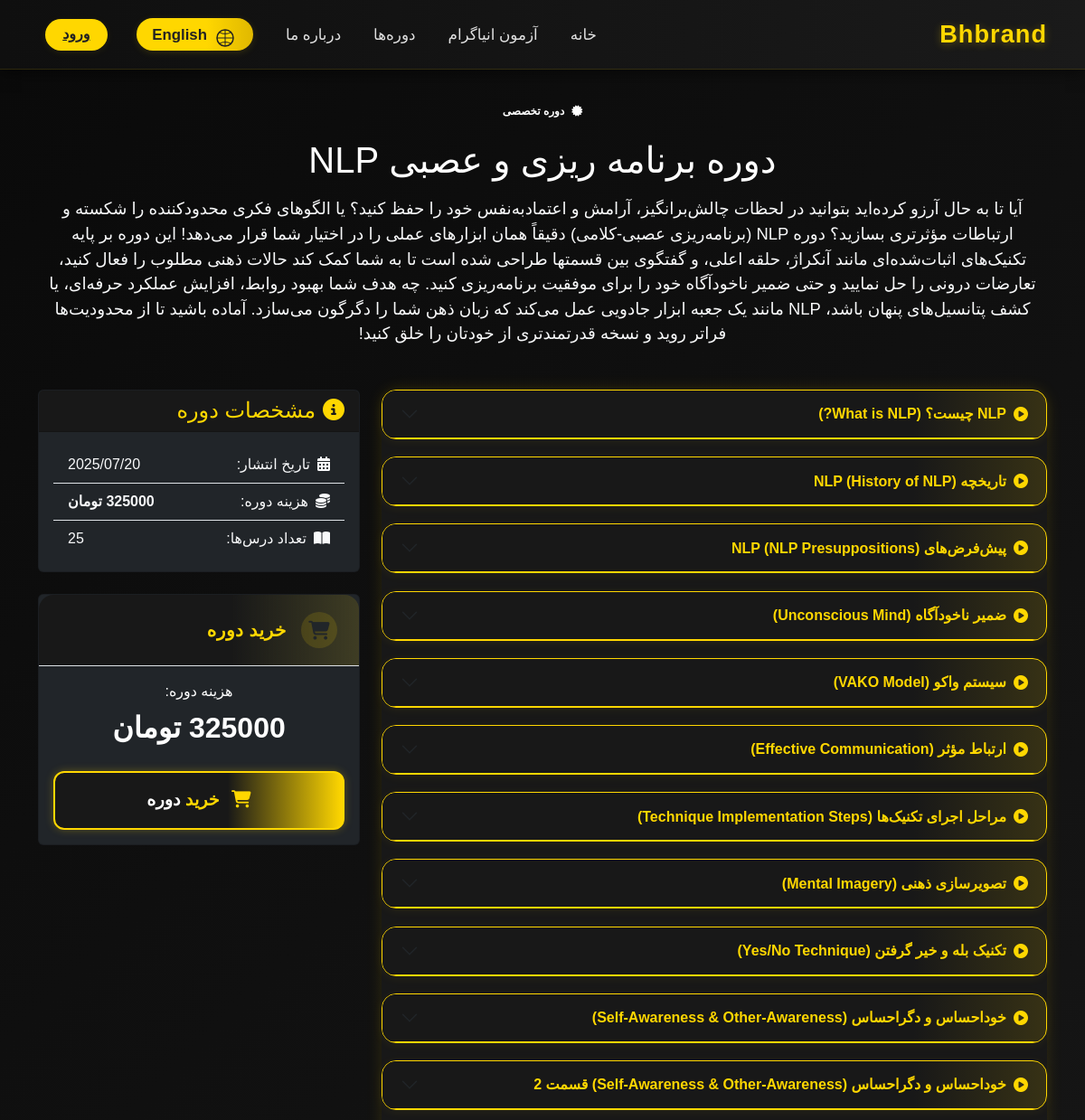
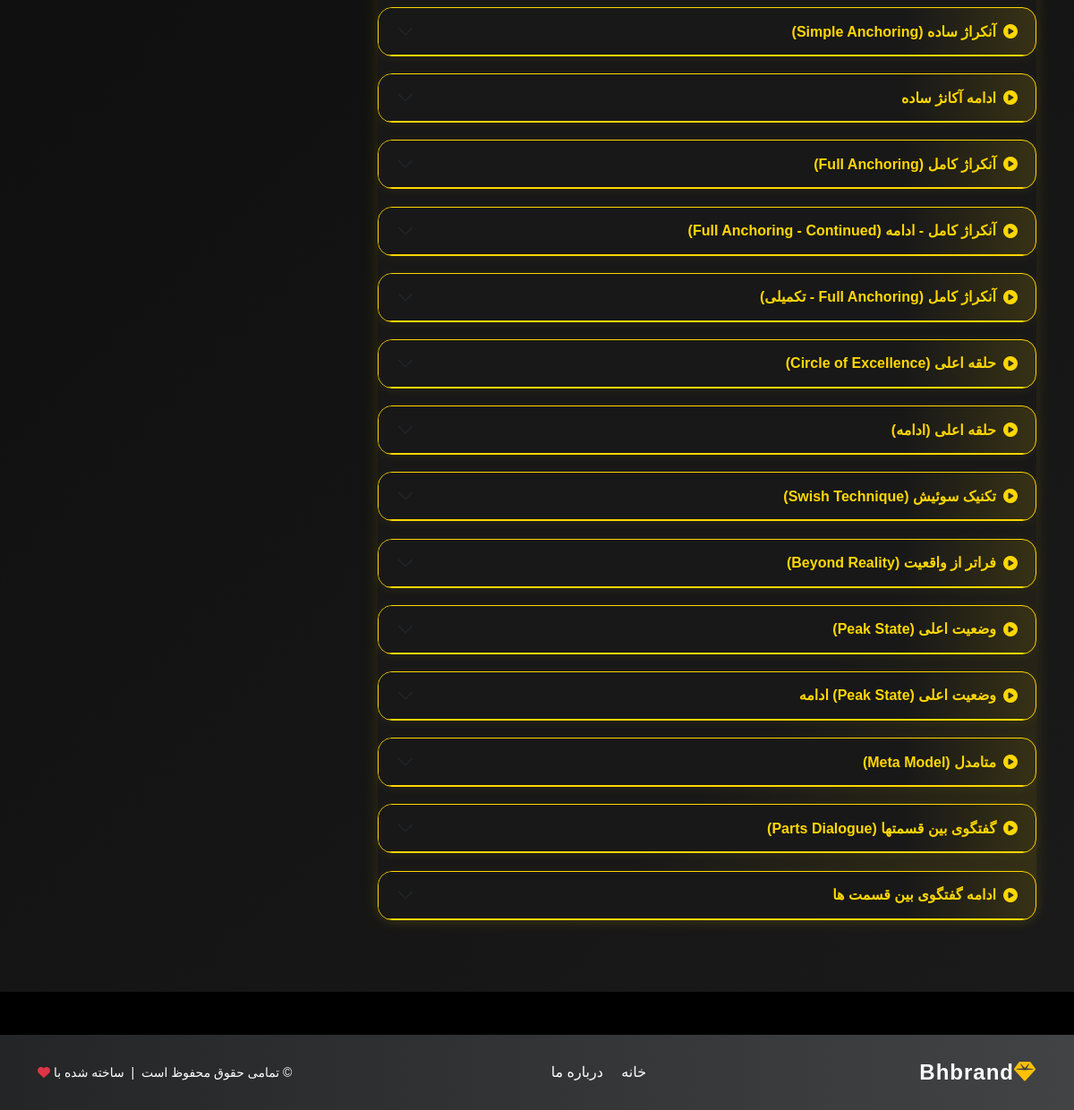
The page /fa/courses/1/ on the database its author committed (2 pictures, top to bottom).
### courses/models.py (models this page shows, shortened)
class Course(models.Model):
    title = models.CharField(max_length=200, verbose_name="عنوان")
    description = models.TextField(verbose_name="توضیحات")
    image = models.ImageField(upload_to='course_images/', null=True, blank=True, verbose_name="تصویر")
    price = models.DecimalField(max_digits=10, decimal_places=0, verbose_name="قیمت")
    created_at = models.DateTimeField(auto_now_add=True, verbose_name="تاریخ ایجاد")
    class Meta:
        verbose_name = "دوره"
        verbose_name_plural = "دوره‌ها"
        ordering = ['-created_at']

class Lesson(models.Model):
    course = models.ForeignKey(Course, related_name='lessons', on_delete=models.CASCADE, verbose_name="دوره")
    title = models.CharField(max_length=200, verbose_name="عنوان درس")
    description = models.TextField(blank=True, verbose_name="توضیحات درس")
    video_url = models.URLField(blank=True, verbose_name="لینک ویدیو (اختیاری)")
    video_file = models.FileField(upload_to='lesson_videos/', blank=True, null=True, verbose_name="فایل ویدیو")
    attachment = models.FileField(upload_to='lesson_attachments/', blank=True, null=True, verbose_name="فایل ضمیمه")
    order = models.PositiveIntegerField(default=0, verbose_name="ترتیب")
    class Meta:
        ordering = ['order']
        verbose_name = "درس"
        verbose_name_plural = "درس‌ها"

### courses/views.py (the view)
# urls.py: path('courses/<int:course_id>/', views.course_detail, name='course_detail'),
def course_detail(request, course_id):
    course = get_object_or_404(Course, id=course_id)
    has_access = False
    if request.user.is_authenticated:
        has_access = UserCourse.objects.filter(user=request.user, course=course).exists()
    return render(request, 'courses/course_detail.html', {
        'course': course,
        'has_access': has_access,
        'title': course.title,
        'detail_message': _("شما به این دوره دسترسی دارید.") if has_access else _("برای دسترسی به محتوای این دوره باید آن را خریداری کنید."),
    })

### courses/templates/courses/course_detail.html (shortened to what this page needs)
{% extends 'base.html' %}
{% load static %}
{% load i18n %}
{% block content %}
<section class="course-detail-section" style="background: linear-gradient(135deg, #0a0a0a 0%, #1a1a1a 100%); min-height: 100vh; padding: 2rem 0;">
  <div class="container">
    <div class="course-header mb-5 text-center">
      <div class="course-badge mb-3">
        <span class="badge bg-gold text-white px-4 py-2 rounded-pill fw-bold">
          <i class="fas fa-certificate me-2"></i>{% trans "دوره تخصصی" %}
        </span>
      </div>
      <h1 class="course-title mb-3" style="color: #fff;">{{ course.title }}</h1>
      <p class="course-subtitle mb-4" style="color: #f8f9fa; font-size: 1.15rem;">{{ course.description }}</p>
    </div>
    <div class="row">
      <div class="col-lg-8">
        <div class="course-lessons mb-5">
          <div class="accordion bg-blackgold" id="lessonsAccordion">
            {% for lesson in course.lessons.all %}
            <div class="accordion-item bg-blackgold">
              <h3 class="accordion-header" id="heading{{ forloop.counter }}">
                <button
                  class="accordion-button collapsed bg-blackgold"
                  type="button"
                  data-bs-toggle="collapse"
                  data-bs-target="#collapse{{ forloop.counter }}"
                  aria-expanded="false"
                  aria-controls="collapse{{ forloop.counter }}"
                  style="border-bottom: 1.5px solid #FFD700;"
                >
                  <i class="fas fa-play-circle me-2"></i> {{ lesson.title }}
                </button>
              </h3>
            </div>
            {% endfor %}
          </div>
        </div>
      </div>
      <div class="col-lg-4">
        <div class="course-sidebar sticky-top" style="top: 20px;">
          <div class="card bg-dark border-gold mb-4">
            <div class="card-header" style="background-color: #181818; color: #FFD700;">
              <h4 class="mb-0" style="color: #FFD700;">
                <i class="fas fa-info-circle me-2"></i>مشخصات دوره
              </h4>
            </div>
            <div class="card-body">
              <ul class="list-group list-group-flush">
                <li class="list-group-item bg-dark text-light border-gold d-flex justify-content-between">
                  <span><i class="fas fa-calendar-alt text-gold me-2"></i>تاریخ انتشار:</span>
                  <span>{{ course.created_at|date:"Y/m/d" }}</span>
                </li>
                <li class="list-group-item bg-dark text-light border-gold d-flex justify-content-between">
                  <span><i class="fas fa-coins text-gold me-2"></i>هزینه دوره:</span>
                  <span class="text-gold fw-bold">{{ course.price }} تومان</span>
                </li>
                <li class="list-group-item bg-dark text-light border-gold d-flex justify-content-between">
                  <span><i class="fas fa-book-open text-gold me-2"></i>تعداد درس‌ها:</span>
                  <span>{{ course.lessons.count }}</span>
                </li>
              </ul>
            </div>
          </div>
          <div class="card bg-dark border-gold">
            <div class="card-header bg-dark border-bottom border-gold d-flex align-items-center justify-content-between" style="background: linear-gradient(90deg, #181818 60%, #FFD70022 100%); border-radius: 1rem 1rem 0 0; padding: 1.2rem 1.5rem;">
              <div class="d-flex align-items-center">
                <span class="rounded-circle d-flex align-items-center justify-content-center me-3" style="background: #FFD70022; width: 2.5rem; height: 2.5rem;">
                  <i class="fas fa-shopping-cart text-gold" style="font-size: 1.3rem;"></i>
                </span>
                <h4 class="mb-0 fw-bold" style="color: #FFD700; font-size: 1.25rem; letter-spacing: 0.5px;">خرید دوره</h4>
              </div>
            </div>
            <div class="card-body text-center" style="color: #fff;">
              {% if has_access %}
              <div class="alert alert-success bg-darker border-success mb-4 font-dark" style="color: #000;">
                <i class="fas fa-check-circle me-2"></i>شما این دوره را خریداری کرده‌اید.
              </div>
              {% if course.lessons.first.video_url or course.lessons.first.video_file %}
              <a href="#heading1" class="btn btn-gold w-100 py-3 fw-bold" style="color: #fff;" data-bs-toggle="collapse" data-bs-target="#collapse1">
                <i class="fas fa-play me-2"></i>شروع یادگیری
              </a>
              {% endif %}
              {% else %}
              <div class="price-display mb-4">
                <div class="mb-1" style="color: #fff;">هزینه دوره:</div>
                <div class="fw-bold" style="font-size: 2rem; color: #fff;">{{ course.price }} تومان</div>
              </div>
              <a href="{% url 'purchase_course' course.id %}"
                 class="btn w-100 py-3 fw-bold"
                 style="
                   background: linear-gradient(90deg, #181818 60%, #FFD700 100%);
                   color: #FFD700;
                   border: 2px solid #FFD700;
                   border-radius: 0.75rem;
                   font-size: 1.2rem;
                   box-shadow: 0 0 10px #FFD70044;
                   transition: background 0.3s, color 0.3s;
                   text-decoration: none;
                   display: inline-block;
                 "
                 onmouseover="this.style.background='#FFD700';this.style.color='#181818';"
                 onmouseout="this.style.background='linear-gradient(90deg, #181818 60%, #FFD700 100%)';this.style.color='#FFD700';"
              >
                <i class="fas fa-shopping-cart me-2"></i>
                خرید <span style="color:#fff; font-weight:bold;">دوره</span>
              </a>
              {% endif %}
            </div>
          </div>
        </div>
      </div>
    </div>
  </div>
</section>
{% endblock %}

### courses/templates/courses/course_detail.html (style rules this page uses)
.accordion.bg-blackgold { background: linear-gradient(135deg, #181818 80%, #FFD70022 100%); border-radius: 1.2rem; box-shadow: 0 0 18px #FFD70022; }
.accordion-item.bg-blackgold { background: #181818; border: 1.5px solid #FFD700; border-radius: 1rem !important; margin-bottom: 1.2rem; overflow: hidden; box-shadow: 0 2px 12px #FFD70011; }
.accordion-header .accordion-button.bg-blackgold { background: linear-gradient(90deg, #181818 80%, #FFD70022 100%); color: #FFD700; font-weight: bold; border-bottom: 1.5px solid #FFD700; border-radius: 0.8rem 0.8rem 0 0; box-shadow: none; transition: background 0.2s, color 0.2s; }

### templates/includes/footer.html (style rules this page uses)
html, body { height: 100%; }
body { display: flex; flex-direction: column; min-height: 100vh; }

### rows shown on the page
Course: title "دوره برنامه ریزی و عصبی NLP", description "آیا تا به حال آرزو کرده‌اید بتوانید در لحظات چالش‌برانگیز، آرامش و اعتمادبه‌نفس خود را حفظ کنید؟ یا الگوهای فکری محدودکننده را شکسته و ارتباطات مؤثرتری بسازید؟ دوره NLP (برنامه‌ریزی عصبی-کلامی) دقیقاً همان ابزارهای عملی را در اختیار شما قرار می‌دهد! این دوره بر پایه تکنیک‌های اثبات‌شده‌ای مانند آنکراژ، حلقه اعلی، و گفتگوی بین قسمتها طراحی شده است تا به شما کمک کند حالات ذهنی مطلوب را فعال کنید، تعارضات درونی را حل نمایید و حتی ضمیر ناخودآگاه خود را برای موفقیت برنامه‌ریزی کنید. چه هدف شما بهبود روابط، افزایش عملکرد حرفه‌ای، یا کشف پتانسیل‌های پنهان باشد، NLP مانند یک جعبه ابزار جادویی عمل می‌کند که زبان ذهن شما را دگرگون می‌سازد. آماده باشید تا از محدودیت‌ها فراتر روید و نسخه قدرتمندتری از…", created_at "2025/07/20", price "325000", lessons.count "25"
Lesson: title "NLP چیست؟ (What is NLP?)"
Lesson: title "تاریخچه NLP (History of NLP)"
Lesson: title "پیش‌فرض‌های NLP (NLP Presuppositions)"
Lesson: title "ضمیر ناخودآگاه (Unconscious Mind)"
Lesson: title "سیستم واکو (VAKO Model)"
Lesson: title "ارتباط مؤثر (Effective Communication)"
Lesson: title "مراحل اجرای تکنیک‌ها (Technique Implementation Steps)"
Lesson: title "تصویرسازی ذهنی (Mental Imagery)"
Lesson: title "تکنیک بله و خیر گرفتن (Yes/No Technique)"
Lesson: title "خوداحساس و دگراحساس (Self-Awareness & Other-Awareness)"
Lesson: title "خوداحساس و دگراحساس (Self-Awareness & Other-Awareness) قسمت 2"
Lesson: title "آنکراژ ساده (Simple Anchoring)"
Lesson: title "ادامه آکانژ ساده"
Lesson: title "آنکراژ کامل (Full Anchoring)"
Lesson: title "آنکراژ کامل - ادامه (Full Anchoring - Continued)"
Lesson: title "آنکراژ کامل (Full Anchoring - تکمیلی)"
Lesson: title "حلقه اعلی (Circle of Excellence)"
Lesson: title "حلقه اعلی (ادامه)"
Lesson: title "تکنیک سوئیش (Swish Technique)"
Lesson: title "فراتر از واقعیت (Beyond Reality)"
Lesson: title "وضعیت اعلی (Peak State)"
Lesson: title "وضعیت اعلی (Peak State) ادامه"
Lesson: title "متامدل (Meta Model)"
Lesson: title "گفتگوی بین قسمتها (Parts Dialogue)"
Lesson: title "ادامه گفتگوی بین قسمت ها"
